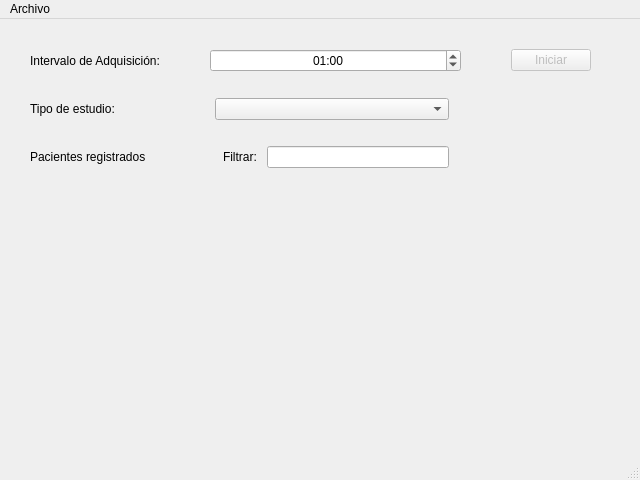
<?xml version="1.0" encoding="UTF-8"?>
<ui version="4.0">
 <class>MainWindow</class>
 <widget class="QMainWindow" name="MainWindow">
  <property name="geometry">
   <rect>
    <x>0</x>
    <y>0</y>
    <width>640</width>
    <height>480</height>
   </rect>
  </property>
  <property name="mouseTracking">
   <bool>false</bool>
  </property>
  <property name="focusPolicy">
   <enum>Qt::ClickFocus</enum>
  </property>
  <property name="windowTitle">
   <string>Registro de Señales</string>
  </property>
  <property name="windowIcon">
   <iconset>
    <normaloff>heart_icon.png</normaloff>heart_icon.png</iconset>
  </property>
  <widget class="QWidget" name="centralwidget">
   <property name="mouseTracking">
    <bool>true</bool>
   </property>
   <property name="focusPolicy">
    <enum>Qt::ClickFocus</enum>
   </property>
   <widget class="QWidget" name="verticalLayoutWidget">
    <property name="geometry">
     <rect>
      <x>20</x>
      <y>10</y>
      <width>581</width>
      <height>161</height>
     </rect>
    </property>
    <layout class="QVBoxLayout" name="verticalLayout">
     <item>
      <layout class="QHBoxLayout" name="horizontalLayout" stretch="0,1,0">
       <property name="spacing">
        <number>50</number>
       </property>
       <property name="leftMargin">
        <number>10</number>
       </property>
       <property name="rightMargin">
        <number>10</number>
       </property>
       <item>
        <widget class="QLabel" name="dataAdqTimelabel">
         <property name="mouseTracking">
          <bool>true</bool>
         </property>
         <property name="text">
          <string>Intervalo de Adquisición:</string>
         </property>
        </widget>
       </item>
       <item>
        <widget class="QTimeEdit" name="dataAdqtimeEdit">
         <property name="mouseTracking">
          <bool>true</bool>
         </property>
         <property name="layoutDirection">
          <enum>Qt::LeftToRight</enum>
         </property>
         <property name="autoFillBackground">
          <bool>false</bool>
         </property>
         <property name="alignment">
          <set>Qt::AlignCenter</set>
         </property>
         <property name="buttonSymbols">
          <enum>QAbstractSpinBox::UpDownArrows</enum>
         </property>
         <property name="displayFormat">
          <string>mm:ss</string>
         </property>
         <property name="time">
          <time>
           <hour>0</hour>
           <minute>1</minute>
           <second>0</second>
          </time>
         </property>
        </widget>
       </item>
       <item>
        <widget class="QPushButton" name="startAdqButton">
         <property name="enabled">
          <bool>false</bool>
         </property>
         <property name="text">
          <string>Iniciar</string>
         </property>
        </widget>
       </item>
      </layout>
     </item>
     <item>
      <layout class="QHBoxLayout" name="horizontalLayout_2" stretch="0,1">
       <property name="spacing">
        <number>100</number>
       </property>
       <property name="leftMargin">
        <number>10</number>
       </property>
       <property name="rightMargin">
        <number>152</number>
       </property>
       <item>
        <widget class="QLabel" name="dataAdqTypeStudLabel">
         <property name="mouseTracking">
          <bool>true</bool>
         </property>
         <property name="text">
          <string>Tipo de estudio:</string>
         </property>
        </widget>
       </item>
       <item>
        <widget class="QComboBox" name="dataAdqTypeStudComboBox">
         <property name="enabled">
          <bool>true</bool>
         </property>
         <property name="mouseTracking">
          <bool>true</bool>
         </property>
        </widget>
       </item>
      </layout>
     </item>
     <item>
      <layout class="QHBoxLayout" name="horizontalLayout_3" stretch="1,0,1">
       <property name="spacing">
        <number>10</number>
       </property>
       <property name="leftMargin">
        <number>10</number>
       </property>
       <property name="rightMargin">
        <number>152</number>
       </property>
       <item>
        <widget class="QLabel" name="dataAdqPatientRLabel">
         <property name="mouseTracking">
          <bool>true</bool>
         </property>
         <property name="text">
          <string>Pacientes registrados</string>
         </property>
        </widget>
       </item>
       <item>
        <widget class="QLabel" name="dataAdqFilterLabel">
         <property name="mouseTracking">
          <bool>true</bool>
         </property>
         <property name="text">
          <string>Filtrar:</string>
         </property>
        </widget>
       </item>
       <item>
        <widget class="QLineEdit" name="dataAdqFilterSearchField"/>
       </item>
      </layout>
     </item>
    </layout>
   </widget>
  </widget>
  <widget class="QMenuBar" name="menubar">
   <property name="geometry">
    <rect>
     <x>0</x>
     <y>0</y>
     <width>640</width>
     <height>26</height>
    </rect>
   </property>
   <widget class="QMenu" name="menuArchivo">
    <property name="title">
     <string>Archivo</string>
    </property>
    <addaction name="actionSalir"/>
   </widget>
   <addaction name="menuArchivo"/>
  </widget>
  <widget class="QStatusBar" name="statusbar">
   <property name="mouseTracking">
    <bool>true</bool>
   </property>
  </widget>
  <action name="actionSalir">
   <property name="text">
    <string>Salir</string>
   </property>
   <property name="shortcut">
    <string>Ctrl+Q</string>
   </property>
  </action>
 </widget>
 <resources/>
 <connections/>
</ui>
